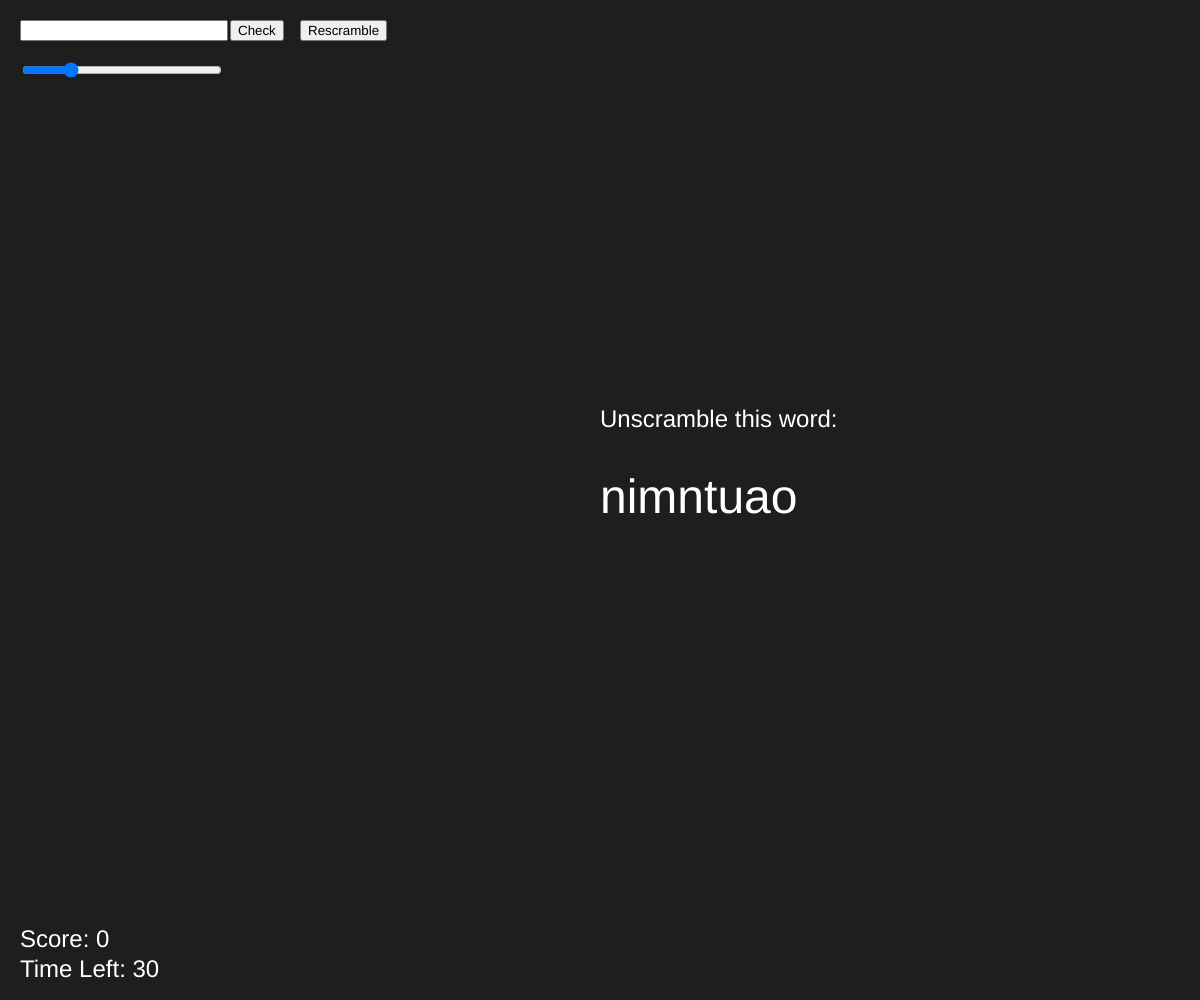
Frame 1 (no input)
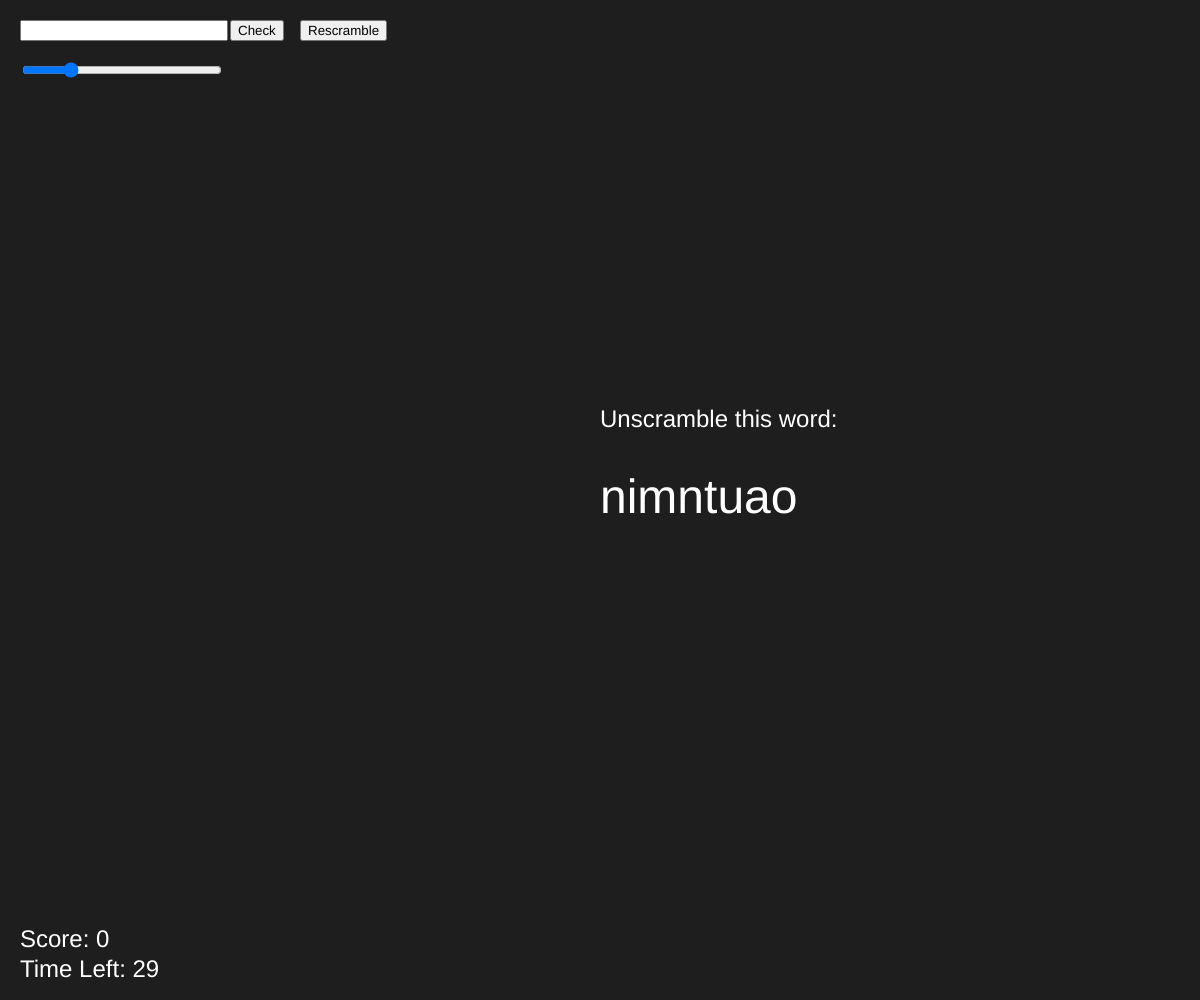
Frame 60 (no input)
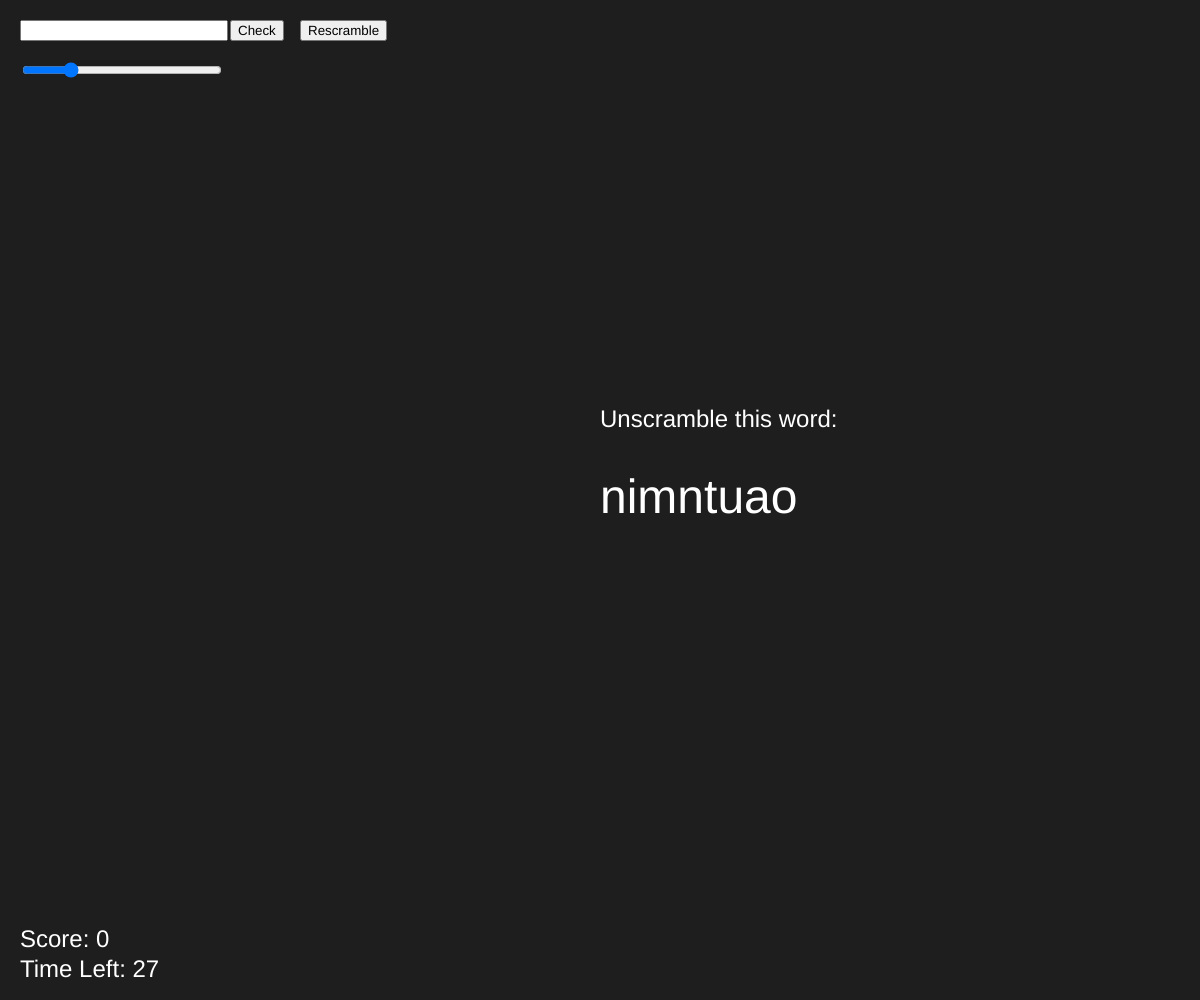
Frame 120 (the mouse pressed at the canvas centre since frame 60)

The p5.js sketch that drew these frames (run headless with seeded random() and noise() and a simulated clock; from frame 60 on, the mouse is pressed at the canvas centre):

// p5.js sketch
// ── sketch.js
let wordList = ['banana', 'spring', 'family', 'bear', 'coding', 'animals', 'school', 'car', 'javascript', 'mountain', 'penguin', 'adventure', 'plant'];
let currentWord = '';
let scrambledWord = '';
let guessInput, checkButton, hintButton, speedSlider;
let showMessage = false;
let messageX = -300;
let messageSpeed = 3;
let score = 0;
let timeLeft = 30;
let gameOver = false;
let timerInterval;


function setup() {
  createCanvas(windowWidth, windowHeight);
  textAlign(CENTER, CENTER);
  textSize(32);
  fill(255);

  // Pick word
  currentWord = random(wordList);
  scrambledWord = shuffleWord(currentWord);

  // Input
  guessInput = createInput('');
  guessInput.position(20, 20);
  guessInput.size(200);

  // Check Button
  checkButton = createButton('Check');
  checkButton.position(230, 20);
  checkButton.mousePressed(checkGuess);

// Rescramble Button
let rescrambleButton = createButton('Rescramble');
rescrambleButton.position(300, 20);
rescrambleButton.mousePressed(() => {
  scrambledWord = shuffleWord(currentWord);
});

  // Speed Slider
  speedSlider = createSlider(1, 10, 3);
  speedSlider.position(20, 60);
  speedSlider.style('width', '200px');

  timerInterval = setInterval(() => {
    if (!gameOver) {
      timeLeft--;
      if (timeLeft <= 0) {
        gameOver = true;
        clearInterval(timerInterval);
      }
    }
  }, 1000);  
}

function draw() {
  background(30);
  textSize(24);
fill(255);
textAlign(LEFT);
text(`Score: ${score}`, 20, height - 60);
text(`Time Left: ${timeLeft}`, 20, height - 30);
  fill(255);

  text('Unscramble this word:', width / 2, height / 2 - 80);
  textSize(48);
  text(scrambledWord, width / 2, height / 2);

  if (showMessage) {
    fill(0, 255, 0);
    textSize(32);
    text('✅ Correct!', messageX, height / 2 + 80);
    messageX += messageSpeed;

    if (messageX > width + 200) {
      showMessage = false;
      messageX = -300;
      currentWord = random(wordList);
      scrambledWord = shuffleWord(currentWord);
      guessInput.value('');
    }
    if (gameOver) {
      background(0, 0, 0, 150);
      textSize(48);
      fill(255, 50, 50);
      textAlign(CENTER, CENTER);
      text('⏱ Game Over!', width / 2, height / 2 + 150);
      noLoop(); // Stop drawing
    }    
  }

  messageSpeed = speedSlider.value();
}

function resetTimer() {
  timeLeft = 30;
}
function checkGuess() {
  if (guessInput.value().toLowerCase() === currentWord.toLowerCase()) {
    showMessage = true;
    score++;
    resetTimer(); // ⏱ Reset the timer here!
  }
}

function shuffleWord(word) {
  let arr = word.split('');
  for (let i = arr.length - 1; i > 0; i--) {
    let j = floor(random(i + 1));
    [arr[i], arr[j]] = [arr[j], arr[i]];
  }
  return arr.join('');
}
// ── style.css
body {
    margin: 0;
    font-family: Arial, sans-serif;
    background-color: #1a1a1a;
    color: white;
  }
  input, button {
    font-size: 16px;
    padding: 6px;
  }
  
